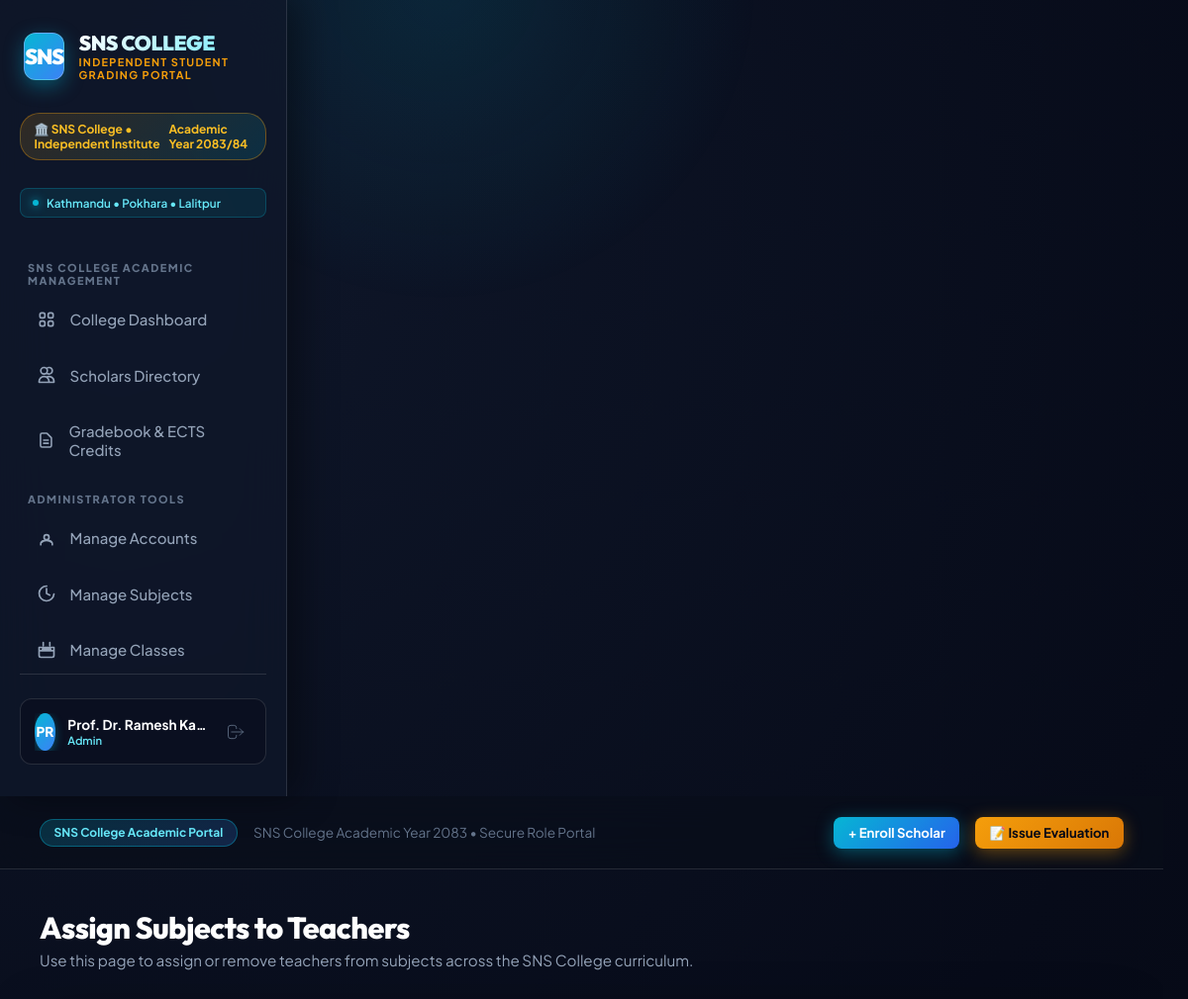
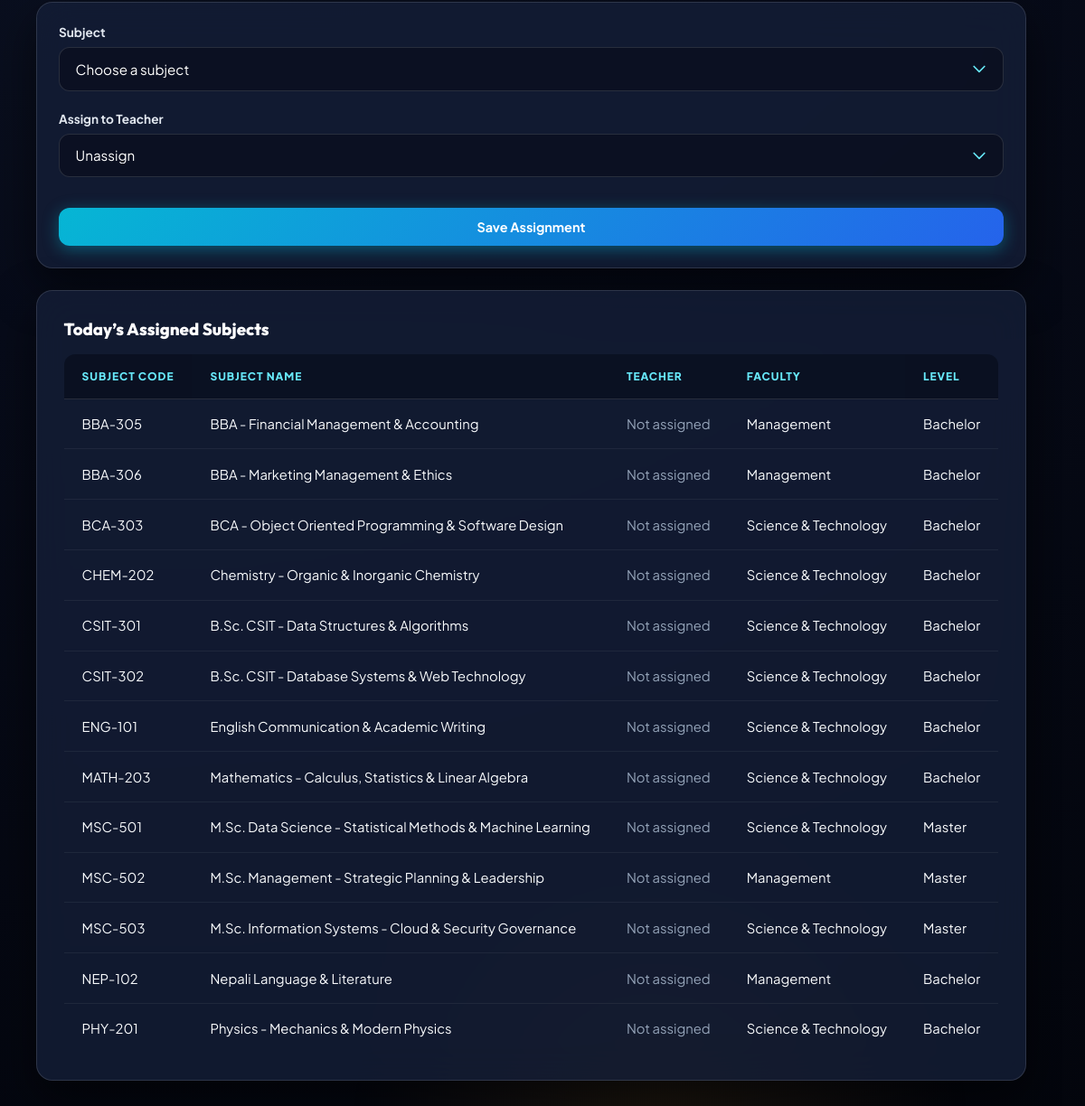
The app's page /admin/assign-subjects (signed in) with its own data (2 pictures, top to bottom).
### models.py (models this page shows, shortened)
class User(db.Model):
    __tablename__ = 'users'
    id = db.Column(db.Integer, primary_key=True)
    username = db.Column(db.String(50), unique=True, nullable=False)
    email = db.Column(db.String(100), unique=True, nullable=False)
    full_name = db.Column(db.String(100), nullable=False)
    password_hash = db.Column(db.String(255), nullable=False)
    role = db.Column(db.String(20), default='Teacher')  # 'Admin', 'Teacher', 'Student'
    department = db.Column(db.String(80), default='General')
    created_at = db.Column(db.DateTime, default=datetime.utcnow)

class Subject(db.Model):
    __tablename__ = 'subjects'
    id = db.Column(db.Integer, primary_key=True)
    code = db.Column(db.String(20), unique=True, nullable=False)
    name = db.Column(db.String(100), nullable=False)
    faculty = db.Column(db.String(80), default='General')
    level = db.Column(db.String(20), default='Bachelor')
    credits = db.Column(db.Integer, default=3)
    assigned_teacher_id = db.Column(db.Integer, db.ForeignKey('users.id'), nullable=True)
    grades = db.relationship('Grade', backref='subject', lazy=True)
    assigned_teacher = db.relationship('User', backref='assigned_subjects', foreign_keys=[assigned_teacher_id])

### app.py (the view, shortened to what this page needs)
@app.route('/admin/assign-subjects', methods=['GET', 'POST'])
@login_required
def admin_assign_subjects():
    if g.user.role != 'Admin':
        flash('Only administrators can manage subject assignments.', 'warning')
        return redirect(url_for('dashboard'))
    teachers = User.query.filter_by(role='Teacher').order_by(User.full_name).all()
    subjects = Subject.query.order_by(Subject.code).all()
    return render_template('admin_assign_subjects.html', subjects=subjects, teachers=teachers)

### app.py (called while the page is built)
@app.before_request
def load_logged_in_user():
    user_id = session.get('user_id')
    if user_id is None:
        g.user = None
    else:
        g.user = User.query.get(user_id)

@app.context_processor
def inject_user():
    return dict(current_user=getattr(g, 'user', None), can_manage_grade=user_can_manage_grade, csrf_token=generate_csrf)

def login_required(f):
    @wraps(f)
    def decorated_function(*args, **kwargs):
        if g.user is None:
            flash('Please log in to access this page.', 'warning')
            return redirect(url_for('login', next=request.url))
        return f(*args, **kwargs)
    return decorated_function

### templates/admin_assign_subjects.html (shortened to what this page needs)
{% extends 'base.html' %}
{% block content %}
<div class="page-header">
    <div>
        <h1 class="page-title">Assign Subjects to Teachers</h1>
        <p class="page-subtitle">Use this page to assign or remove teachers from subjects across the SNS College curriculum.</p>
    </div>
</div>
<div class="card" style="padding: 1.5rem; margin-bottom: 1.5rem;">
    <form method="POST" action="{{ url_for('admin_assign_subjects') }}">
        <div class="form-group">
            <label class="form-label" for="subject_id">Subject</label>
            <select id="subject_id" name="subject_id" class="form-control" required>
                <option value="" disabled selected>Choose a subject</option>
            </select>
        </div>
        <div class="form-group">
            <label class="form-label" for="teacher_id">Assign to Teacher</label>
            <select id="teacher_id" name="teacher_id" class="form-control">
                <option value="">Unassign</option>
            </select>
        </div>
        <button type="submit" class="btn btn-primary" style="width: 100%; margin-top: 0.75rem;">Save Assignment</button>
    </form>
</div>
<div class="card">
    <h3 style="font-weight: 800; margin-bottom: 1rem;">Today’s Assigned Subjects</h3>
    <div class="table-responsive">
        <table class="data-table">
            <thead>
                <tr>
                    <th>Subject Code</th>
                    <th>Subject Name</th>
                    <th>Teacher</th>
                    <th>Faculty</th>
                    <th>Level</th>
                </tr>
            </thead>
            <tbody>
                {% for subject in subjects %}
                <tr>
                    <td>{{ subject.code }}</td>
                    <td>{{ subject.name }}</td>
                    <td>
                        {% if subject.assigned_teacher %}
                            {{ subject.assigned_teacher.full_name }}
                        {% else %}
                            <span style="color: var(--text-muted);">Not assigned</span>
                        {% endif %}
                    </td>
                    <td>{{ subject.faculty or 'General' }}</td>
                    <td>{{ subject.level or 'Bachelor' }}</td>
                </tr>
                {% endfor %}
            </tbody>
        </table>
    </div>
</div>
{% endblock %}

### templates/base.html (shortened to what this page needs)
<DOCTYPE html>
<html lang="en">
<head>
</head>
<body>
    {% if g.user %}
    <aside class="sidebar">
        <a href="{{ url_for('dashboard') }}" class="university-brand">
            <div class="crest-icon">SNS</div>
            <div class="brand-text">
                <span class="brand-name">SNS COLLEGE</span>
                <span class="brand-sub">Independent Student Grading Portal</span>
            </div>
        </a>
        <div class="world-rank-badge">
            <span>🏛️ SNS College • Independent Institute</span>
            <span>Academic Year 2083/84</span>
        </div>
        <div class="campus-pill">
            <span class="pulse-dot"></span>
            <span>Kathmandu • Pokhara • Lalitpur</span>
        </div>
        <div class="nav-section-title">SNS College Academic Management</div>
        <ul class="nav-links">
            <li>
                <a href="{{ url_for('dashboard') }}" class="nav-link {% if request.endpoint == 'dashboard' %}active{% endif %}">
                    <span>College Dashboard</span>
                </a>
            </li>
            <li>
                <a href="{{ url_for('students') }}" class="nav-link {% if request.endpoint in ['students', 'add_student', 'edit_student'] %}active{% endif %}">
                    <svg fill="none" viewBox="0 0 24 24" stroke="currentColor">
                        <path stroke-linecap="round" stroke-linejoin="round" d="M12 4.354a4 4 0 110 5.292M15 21H3v-1a6 6 0 0112 0v1zm0 0h6v-1a6 6 0 00-9-5.197M13 7a4 4 0 11-8 0 4 4 0 018 0z" />
                    </svg>
                    <span>Scholars Directory</span>
                </a>
            </li>
            <li>
                <a href="{{ url_for('grades') }}" class="nav-link {% if request.endpoint == 'grades' %}active{% endif %}">
                    <svg fill="none" viewBox="0 0 24 24" stroke="currentColor">
                        <path stroke-linecap="round" stroke-linejoin="round" d="M9 12h6m-6 4h6m2 5H7a2 2 0 01-2-2V5a2 2 0 012-2h5.586a1 1 0 01.707.293l5.414 5.414a1 1 0 01.293.707V19a2 2 0 01-2 2z" />
                    </svg>
                    <span>Gradebook & ECTS Credits</span>
                </a>
            </li>
        </ul>
        {% if g.user.role == 'Admin' %}
        <div class="nav-section-title">Administrator Tools</div>
        <ul class="nav-links">
            <li>
                <a href="{{ url_for('admin_manage_users') }}" class="nav-link {% if request.endpoint in ['admin_manage_users', 'admin_create_user', 'admin_edit_user'] %}active{% endif %}">
                    <svg fill="none" viewBox="0 0 24 24" stroke="currentColor">
                        <path stroke-linecap="round" stroke-linejoin="round" d="M5.121 17.804A9.953 9.953 0 0112 15c2.39 0 4.604.8 6.379 2.152M15 11a3 3 0 11-6 0 3 3 0 016 0zM19 20v-1a4 4 0 00-4-4H9a4 4 0 00-4 4v1" />
                    </svg>
                    <span>Manage Accounts</span>
                </a>
            </li>
            <li>
                <a href="{{ url_for('admin_manage_subjects') }}" class="nav-link {% if request.endpoint in ['admin_manage_subjects', 'admin_create_subject', 'admin_edit_subject'] %}active{% endif %}">
                    <svg fill="none" viewBox="0 0 24 24" stroke="currentColor">
                        <path stroke-linecap="round" stroke-linejoin="round" d="M12 6v6l4 2" />
                        <path stroke-linecap="round" stroke-linejoin="round" d="M21 12.79A9 9 0 1112.21 3" />
                    </svg>
                    <span>Manage Subjects</span>
                </a>
            </li>
            <li>
                <a href="{{ url_for('admin_manage_classes') }}" class="nav-link {% if request.endpoint in ['admin_manage_classes', 'admin_create_class', 'admin_edit_class'] %}active{% endif %}">
                    <svg fill="none" viewBox="0 0 24 24" stroke="currentColor">
                        <path stroke-linecap="round" stroke-linejoin="round" d="M8 7V3m8 4V3m-9 8h10M3 13h18M5 21h14a2 2 0 002-2V9H3v10a2 2 0 002 2z" />
                    </svg>
                    <span>Manage Classes</span>
                </a>
            </li>
        </ul>
        {% endif %}
        <div class="sidebar-footer">
            <div class="user-profile-card">
                <div style="display: flex; align-items: center; gap: 0.75rem; overflow: hidden;">
                    <div class="user-avatar">
                        {{ g.user.full_name[:2].upper() }}
                    </div>
                    <div class="user-info">
                        <span class="user-name">{{ g.user.full_name }}</span>
                        <span class="user-role-badge">{{ g.user.role }}</span>
                    </div>
                </div>
                <a href="{{ url_for('logout') }}" class="btn-logout-icon" title="Sign Out">
                    <svg width="20" height="20" fill="none" viewBox="0 0 24 24" stroke="currentColor">
                        <path stroke-linecap="round" stroke-linejoin="round" d="M17 16l4-4m0 0l-4-4m4 4H7m6 4v1a3 3 0 01-3 3H6a3 3 0 01-3-3V7a3 3 0 013-3h4a3 3 0 013 3v1" />
                    </svg>
                </a>
            </div>
        </div>
    </aside>
    {% endif %}
    <div class="main-wrapper">
        {% if g.user %}
        <header class="topbar">
            <div class="topbar-title-section">
                <span class="portal-tag">SNS College Academic Portal</span>
                <span style="color: var(--text-dim); font-size: 0.85rem;">SNS College Academic Year 2083 • Secure Role Portal</span>
            </div>
            <div class="topbar-actions">
                {% if g.user.role != 'Student' %}
                    <a href="{{ url_for('add_student') }}" class="btn btn-primary btn-sm">+ Enroll Scholar</a>
                    <a href="{{ url_for('grades') }}" class="btn btn-gold btn-sm">📝 Issue Evaluation</a>
                {% endif %}
            </div>
        </header>
        {% endif %}
        <main class="content-body">
            {% block content %}{% endblock %}
        </main>
    </div>
</body>
</html>

### records on screen
User: user "PR", user.full_name "Prof. Dr. Ramesh Ka…", user.role "Admin"
Subject: code "BBA-305", name "BBA - Financial Management & Accounting", faculty "Management", level "Bachelor"
Subject: code "BBA-306", name "BBA - Marketing Management & Ethics", faculty "Management", level "Bachelor"
Subject: code "BCA-303", name "BCA - Object Oriented Programming & Software Design", faculty "Science & Technology", level "Bachelor"
Subject: code "CHEM-202", name "Chemistry - Organic & Inorganic Chemistry", faculty "Science & Technology", level "Bachelor"
Subject: code "CSIT-301", name "B.Sc. CSIT - Data Structures & Algorithms", faculty "Science & Technology", level "Bachelor"
Subject: code "CSIT-302", name "B.Sc. CSIT - Database Systems & Web Technology", faculty "Science & Technology", level "Bachelor"
Subject: code "ENG-101", name "English Communication & Academic Writing", faculty "Science & Technology", level "Bachelor"
Subject: code "MATH-203", name "Mathematics - Calculus, Statistics & Linear Algebra", faculty "Science & Technology", level "Bachelor"
Subject: code "MSC-501", name "M.Sc. Data Science - Statistical Methods & Machine Learning", faculty "Science & Technology", level "Master"
Subject: code "MSC-502", name "M.Sc. Management - Strategic Planning & Leadership", faculty "Management", level "Master"
Subject: code "MSC-503", name "M.Sc. Information Systems - Cloud & Security Governance", faculty "Science & Technology", level "Master"
Subject: code "NEP-102", name "Nepali Language & Literature", faculty "Management", level "Bachelor"
Subject: code "PHY-201", name "Physics - Mechanics & Modern Physics", faculty "Science & Technology", level "Bachelor"
